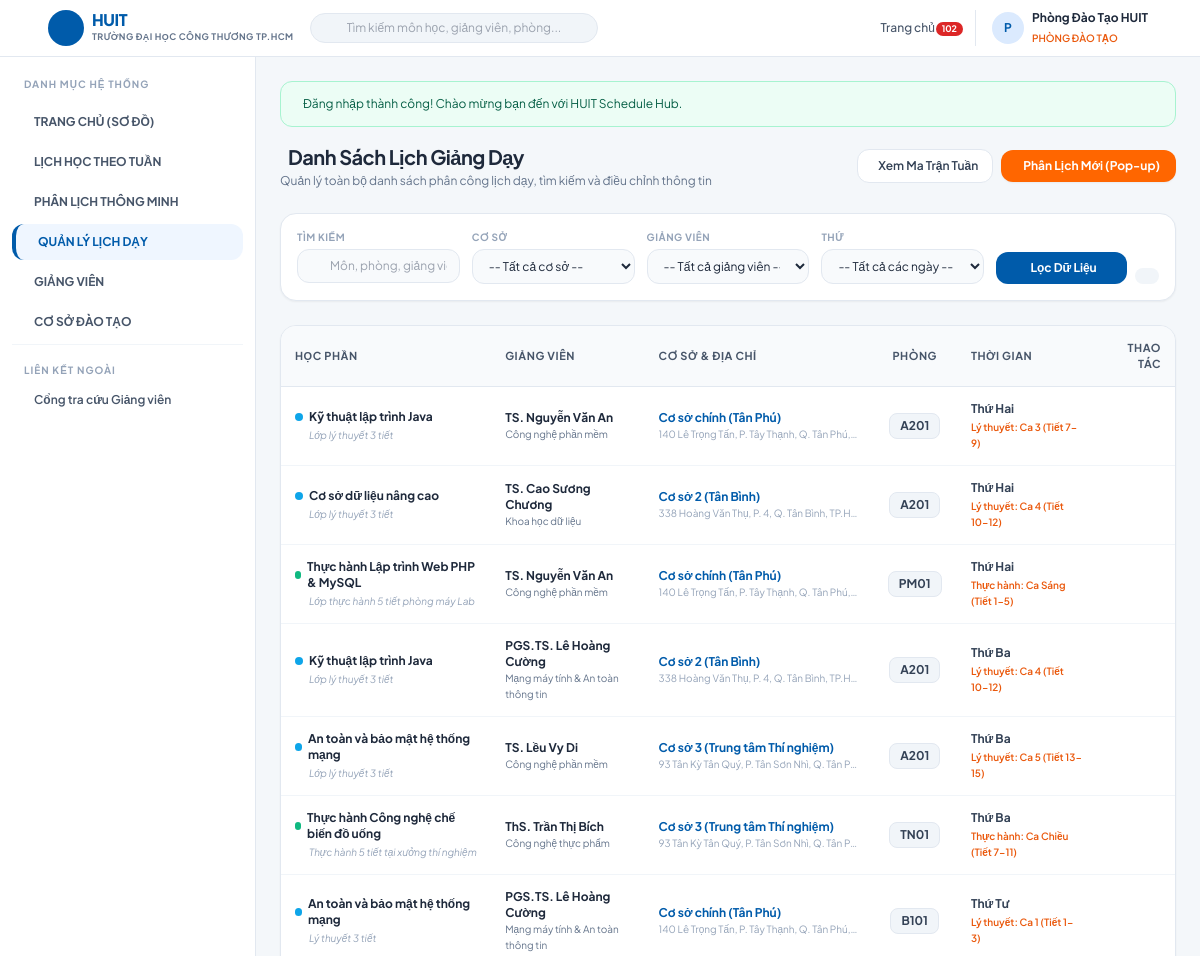
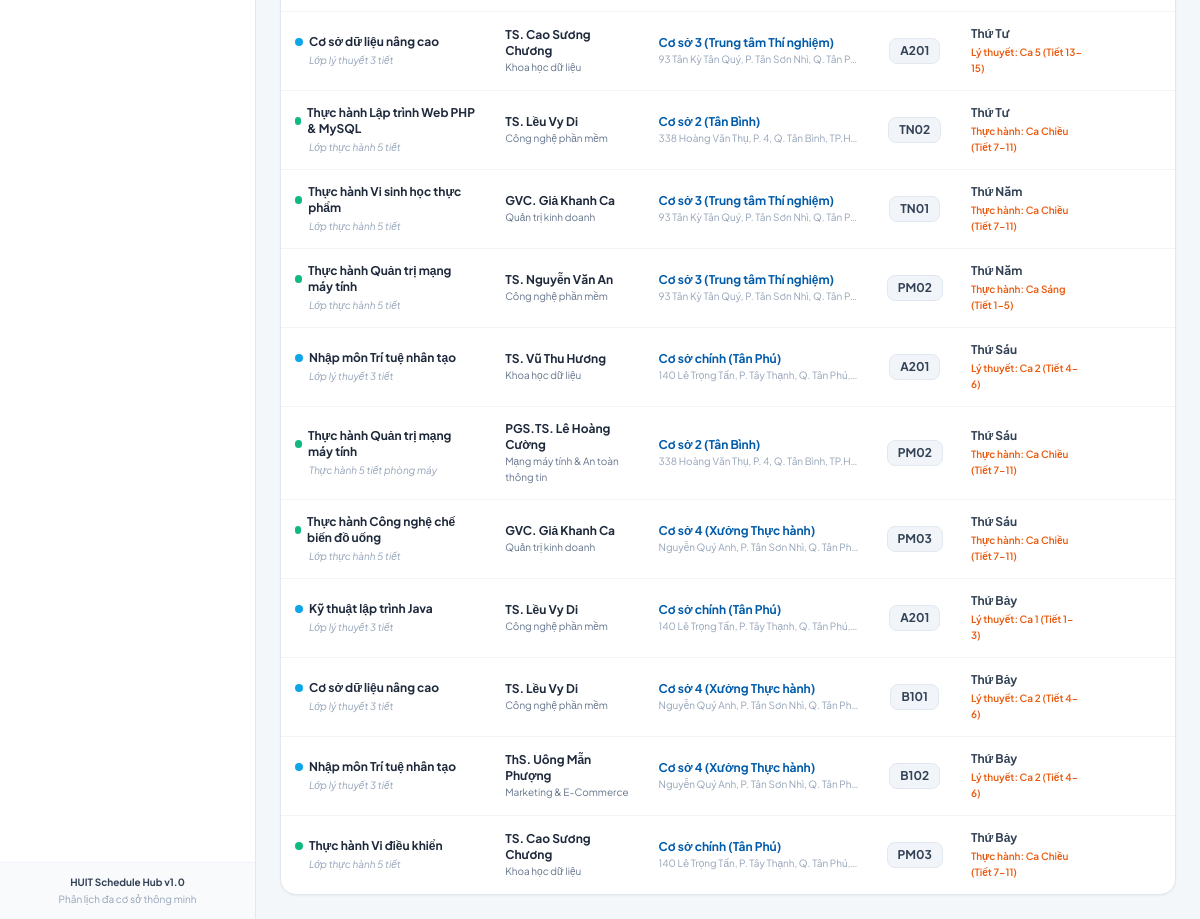
/schedules (signed in), run on the app's committed database (2 pictures, top to bottom).
### tables this page shows
CREATE TABLE `schedules` (
  `id` int NOT NULL AUTO_INCREMENT,
  `teacher_id` int NOT NULL,
  `branch_id` int NOT NULL,
  `subject_name` varchar(255) NOT NULL,
  `room` varchar(50) NOT NULL,
  `day_of_week` tinyint NOT NULL COMMENT '2: Thu 2, 3: Thu 3, ..., 8: Chu Nhat',
  `shift_or_periods` varchar(100) NOT NULL COMMENT 'Vi du: Sang (Tiet 1-3), Chieu (Tiet 7-9)',
  `class_type` varchar(20) DEFAULT 'theory',
  `period_start` tinyint DEFAULT '1',
  `period_end` tinyint DEFAULT '3',
  `session_time` varchar(20) NOT NULL DEFAULT 'morning' COMMENT 'morning, afternoon, evening',
  `notes` text,
  `created_at` timestamp NULL DEFAULT CURRENT_TIMESTAMP,
  PRIMARY KEY (`id`),
  KEY `fk_schedule_teacher` (`teacher_id`),
  KEY `fk_schedule_branch` (`branch_id`),
  CONSTRAINT `fk_schedule_branch` FOREIGN KEY (`branch_id`) REFERENCES `branches` (`id`) ON DELETE CASCADE,
  CONSTRAINT `fk_schedule_teacher` FOREIGN KEY (`teacher_id`) REFERENCES `teachers` (`id`) ON DELETE CASCADE
);

CREATE TABLE `teachers` (
  `id` int NOT NULL AUTO_INCREMENT,
  `full_name` varchar(255) NOT NULL,
  `email` varchar(255) NOT NULL,
  `phone` varchar(50) NOT NULL,
  `expertise` varchar(255) NOT NULL,
  `password` varchar(255) NOT NULL,
  `created_at` timestamp NULL DEFAULT CURRENT_TIMESTAMP,
  PRIMARY KEY (`id`),
  UNIQUE KEY `email` (`email`)
);

CREATE TABLE `branches` (
  `id` int NOT NULL AUTO_INCREMENT,
  `branch_name` varchar(255) NOT NULL,
  `address` varchar(255) NOT NULL,
  `created_at` timestamp NULL DEFAULT CURRENT_TIMESTAMP,
  PRIMARY KEY (`id`)
);

### views/schedules/index.php (the view, shortened to what the rows shown need)
<?php
$dayNames = [
    2 => 'Thứ Hai',
    3 => 'Thứ Ba',
    4 => 'Thứ Tư',
    5 => 'Thứ Năm',
    6 => 'Thứ Sáu',
    7 => 'Thứ Bảy',
    8 => 'Chủ Nhật'
];
?>
<div class="space-y-6">
    <div class="flex flex-col sm:flex-row sm:items-center sm:justify-between gap-4">
        <div>
            <h1 class="text-xl font-bold text-slate-800 tracking-tight flex items-center space-x-2">
                <span>Danh Sách Lịch Giảng Dạy</span>
            </h1>
            <p class="text-xs text-slate-500 mt-0.5">Quản lý toàn bộ danh sách phân công lịch dạy, tìm kiếm và điều chỉnh thông tin</p>
        </div>
        <div class="flex items-center space-x-2">
            <a href="/timetable" class="inline-flex items-center space-x-1.5 px-3.5 py-2 bg-white border border-slate-200 hover:bg-slate-50 text-slate-700 font-semibold text-xs rounded-xl shadow-xs transition">
                <span>Xem Ma Trận Tuần</span>
            </a>
            <button type="button" onclick="openCreateScheduleModal()" class="inline-flex items-center space-x-1.5 px-4 py-2 bg-huit-orange hover:bg-huit-orangeHover text-white font-bold text-xs rounded-xl shadow-sm transition">
                <span>Phân Lịch Mới (Pop-up)</span>
            </button>
        </div>
    </div>
    <div class="bg-white p-4 rounded-2xl border border-slate-200 shadow-sm">
        <form method="GET" action="/schedules" class="grid grid-cols-1 sm:grid-cols-2 md:grid-cols-5 gap-3">
            <div>
                <label class="block text-[10px] font-bold text-slate-400 uppercase tracking-wider mb-1">Tìm kiếm</label>
                <div class="relative">
                    <span class="absolute inset-y-0 left-0 pl-3 flex items-center pointer-events-none text-slate-400">
                    </span>
                    <input type="text" name="keyword" value="<?= htmlspecialchars($filters['keyword'] ?? '') ?>"
                        placeholder="Môn, phòng, giảng viên..."
                        class="w-full pl-8 pr-3 py-2 text-xs bg-slate-50 border border-slate-200 rounded-xl focus:outline-none focus:ring-2 focus:ring-huit-header">
                </div>
            </div>
            <div>
                <label class="block text-[10px] font-bold text-slate-400 uppercase tracking-wider mb-1">Cơ sở</label>
                <select name="branch_id" class="w-full py-2 px-3 text-xs bg-slate-50 border border-slate-200 rounded-xl focus:outline-none focus:ring-2 focus:ring-huit-header">
                    <option value="">-- Tất cả cơ sở --</option>
                </select>
            </div>
            <div>
                <label class="block text-[10px] font-bold text-slate-400 uppercase tracking-wider mb-1">Giảng viên</label>
                <select name="teacher_id" class="w-full py-2 px-3 text-xs bg-slate-50 border border-slate-200 rounded-xl focus:outline-none focus:ring-2 focus:ring-huit-header">
                    <option value="">-- Tất cả giảng viên --</option>
                </select>
            </div>
            <div>
                <label class="block text-[10px] font-bold text-slate-400 uppercase tracking-wider mb-1">Thứ</label>
                <select name="day_of_week" class="w-full py-2 px-3 text-xs bg-slate-50 border border-slate-200 rounded-xl focus:outline-none focus:ring-2 focus:ring-huit-header">
                    <option value="">-- Tất cả các ngày --</option>
                </select>
            </div>
            <div class="flex items-end space-x-2">
                <button type="submit" class="flex-1 py-2 px-3 bg-huit-header hover:bg-blue-800 text-white text-xs font-bold rounded-xl transition flex items-center justify-center space-x-1 shadow-xs">
                    <span>Lọc Dữ Liệu</span>
                </button>
                <a href="/schedules" class="py-2 px-3 bg-slate-100 hover:bg-slate-200 text-slate-600 text-xs font-semibold rounded-xl transition flex items-center justify-center" title="Làm mới">
                </a>
            </div>
        </form>
    </div>
    <div class="bg-white rounded-2xl border border-slate-200 shadow-sm overflow-hidden">
        <div class="overflow-x-auto">
            <table class="w-full text-left text-xs border-collapse">
                <thead>
                    <tr class="bg-slate-50 border-b border-slate-200 text-slate-600 font-bold uppercase tracking-wider text-[11px]">
                        <th class="p-3.5">Học Phần</th>
                        <th class="p-3.5">Giảng Viên</th>
                        <th class="p-3.5">Cơ Sở & Địa Chỉ</th>
                        <th class="p-3.5 text-center">Phòng</th>
                        <th class="p-3.5">Thời Gian</th>
                        <th class="p-3.5 text-right">Thao Tác</th>
                    </tr>
                </thead>
                <tbody class="divide-y divide-slate-100">
                    <?php if (empty($schedules)): ?>
                        <tr>
                            <td colspan="6" class="p-8 text-center text-slate-400">
                                <i class="ti ti-calendar-off text-3xl block mb-2 text-slate-300"></i>
                                Không tìm thấy lịch giảng dạy nào phù hợp.
                            </td>
                        </tr>
                    <?php else: ?>
                        <?php foreach ($schedules as $s):
                            $isPractice = stripos($s['subject_name'], 'thực hành') !== false
                                       || stripos($s['subject_name'], 'lab') !== false
                                       || stripos($s['subject_name'], 'web') !== false;
                        ?>
                            <tr class="hover:bg-slate-50/80 transition">
                                <td class="p-3.5 font-bold text-slate-800">
                                    <div class="flex items-center space-x-1.5">
                                        <span class="w-2 h-2 rounded-full <?= $isPractice ? 'bg-emerald-500' : 'bg-sky-500' ?>"></span>
                                        <span><?= htmlspecialchars($s['subject_name']) ?></span>
                                    </div>
                                    <?php if (!empty($s['notes'])): ?>
                                        <span class="block text-[10px] font-normal text-slate-400 italic mt-0.5 pl-3.5">
                                            <?= htmlspecialchars($s['notes']) ?>
                                        </span>
                                    <?php endif; ?>
                                </td>
                                <td class="p-3.5">
                                    <div class="font-bold text-slate-800"><?= htmlspecialchars($s['teacher_name']) ?></div>
                                    <div class="text-[10px] text-slate-500"><?= htmlspecialchars($s['teacher_expertise']) ?></div>
                                </td>
                                <td class="p-3.5">
                                    <div class="font-bold text-huit-header"><?= htmlspecialchars($s['branch_name']) ?></div>
                                    <div class="text-[10px] text-slate-400 truncate max-w-[200px]" title="<?= htmlspecialchars($s['branch_address']) ?>">
                                        <?= htmlspecialchars($s['branch_address']) ?>
                                    </div>
                                </td>
                                <td class="p-3.5 text-center">
                                    <span class="inline-block px-2.5 py-1 bg-slate-100 border border-slate-200 rounded-lg font-bold text-slate-700">
                                        <?= htmlspecialchars($s['room']) ?>
                                    </span>
                                </td>
                                <td class="p-3.5">
                                    <div class="font-bold text-slate-700">
                                        <?= $dayNames[$s['day_of_week']] ?? 'Thứ ' . $s['day_of_week'] ?>
                                    </div>
                                    <div class="text-[10px] text-orange-600 font-semibold mt-0.5">
                                        <?= htmlspecialchars($s['shift_or_periods']) ?>
                                    </div>
                                </td>
                                <td class="p-3.5 text-right">
                                    <div class="inline-flex items-center space-x-1">
                                        <button type="button" onclick='openEditScheduleModal(<?= json_encode($s, JSON_HEX_TAG | JSON_HEX_APOS | JSON_HEX_QUOT | JSON_HEX_AMP) ?>)' class="p-1.5 text-slate-500 hover:text-huit-header hover:bg-blue-50 rounded-lg transition" title="Chỉnh sửa (Pop-up)">
                                        </button>
                                        <button type="button" onclick="openDeleteScheduleModal(<?= (int)$s['id'] ?>, '<?= htmlspecialchars(addslashes($s['subject_name'])) ?> - P.<?= htmlspecialchars(addslashes($s['room'])) ?>')" class="p-1.5 text-slate-500 hover:text-red-600 hover:bg-red-50 rounded-lg transition" title="Xóa (Pop-up)">
                                        </button>
                                    </div>
                                </td>
                            </tr>
                        <?php endforeach; ?>
                    <?php endif; ?>
                </tbody>
            </table>
        </div>
    </div>
</div>

### src/Core/Router.php (shortened to what the rows shown need)
<?php
class Router
{
    private array $routes = [];
    private function addRoute(string $method, string $path, array $handler): void
    {
        $pattern = preg_replace('/\{([a-zA-Z0-9_]+)\}/', '(?P<$1>[^/]+)', $path);
        $pattern = '#^' . $pattern . '$#';
        $this->routes[] = [
            'method' => $method,
            'pattern' => $pattern,
            'handler' => $handler,
        ];
    }
    public function dispatch(): void
    {
        $uri = parse_url($_SERVER['REQUEST_URI'], PHP_URL_PATH);
        $method = $_SERVER['REQUEST_METHOD'];
        foreach ($this->routes as $route) {
            if ($route['method'] === $method && preg_match($route['pattern'], $uri, $matches)) {
                $params = array_filter($matches, 'is_string', ARRAY_FILTER_USE_KEY);
                [$controllerClass, $action] = $route['handler'];
                $controller = new $controllerClass();
                call_user_func_array([$controller, $action], $params);
                return;
            }
        }
    }
}

### data on the page
schedules: subject_name "Kỹ thuật lập trình Java", notes "Lớp lý thuyết 3 tiết", teacher.full_name "TS. Nguyễn Văn An", teacher.expertise "Công nghệ phần mềm", branch.branch_name "Cơ sở chính (Tân Phú)", branch.address "140 Lê Trọng Tấn, P. Tây Thạnh, Q. Tân Phú,…", room "A201", day_of_week "Thứ Hai", shift_or_periods "Lý thuyết: Ca 3 (Tiết 7-9)"
schedules: subject_name "Cơ sở dữ liệu nâng cao", notes "Lớp lý thuyết 3 tiết", teacher.full_name "TS. Cao Sương Chương", teacher.expertise "Khoa học dữ liệu", branch.branch_name "Cơ sở 2 (Tân Bình)", branch.address "338 Hoàng Văn Thụ, P. 4, Q. Tân Bình, TP.H…", room "A201", day_of_week "Thứ Hai", shift_or_periods "Lý thuyết: Ca 4 (Tiết 10-12)"
schedules: subject_name "Thực hành Lập trình Web PHP & MySQL", notes "Lớp thực hành 5 tiết phòng máy Lab", teacher.full_name "TS. Nguyễn Văn An", teacher.expertise "Công nghệ phần mềm", branch.branch_name "Cơ sở chính (Tân Phú)", branch.address "140 Lê Trọng Tấn, P. Tây Thạnh, Q. Tân Phú,…", room "PM01", day_of_week "Thứ Hai", shift_or_periods "Thực hành: Ca Sáng (Tiết 1-5)"
schedules: subject_name "Kỹ thuật lập trình Java", notes "Lớp lý thuyết 3 tiết", teacher.full_name "PGS.TS. Lê Hoàng Cường", teacher.expertise "Mạng máy tính & An toàn thông tin", branch.branch_name "Cơ sở 2 (Tân Bình)", branch.address "338 Hoàng Văn Thụ, P. 4, Q. Tân Bình, TP.H…", room "A201", day_of_week "Thứ Ba", shift_or_periods "Lý thuyết: Ca 4 (Tiết 10-12)"
schedules: subject_name "An toàn và bảo mật hệ thống mạng", notes "Lớp lý thuyết 3 tiết", teacher.full_name "TS. Lều Vy Di", teacher.expertise "Công nghệ phần mềm", branch.branch_name "Cơ sở 3 (Trung tâm Thí nghiệm)", branch.address "93 Tân Kỳ Tân Quý, P. Tân Sơn Nhì, Q. Tân P…", room "A201", day_of_week "Thứ Ba", shift_or_periods "Lý thuyết: Ca 5 (Tiết 13-15)"
schedules: subject_name "Thực hành Công nghệ chế biến đồ uống", notes "Thực hành 5 tiết tại xưởng thí nghiệm", teacher.full_name "ThS. Trần Thị Bích", teacher.expertise "Công nghệ thực phẩm", branch.branch_name "Cơ sở 3 (Trung tâm Thí nghiệm)", branch.address "93 Tân Kỳ Tân Quý, P. Tân Sơn Nhì, Q. Tân P…", room "TN01", day_of_week "Thứ Ba", shift_or_periods "Thực hành: Ca Chiều (Tiết 7-11)"
schedules: subject_name "An toàn và bảo mật hệ thống mạng", notes "Lý thuyết 3 tiết", teacher.full_name "PGS.TS. Lê Hoàng Cường", teacher.expertise "Mạng máy tính & An toàn thông tin", branch.branch_name "Cơ sở chính (Tân Phú)", branch.address "140 Lê Trọng Tấn, P. Tây Thạnh, Q. Tân Phú,…", room "B101", day_of_week "Thứ Tư", shift_or_periods "Lý thuyết: Ca 1 (Tiết 1-3)"
schedules: subject_name "Cơ sở dữ liệu nâng cao", notes "Lớp lý thuyết 3 tiết", teacher.full_name "TS. Cao Sương Chương", teacher.expertise "Khoa học dữ liệu", branch.branch_name "Cơ sở 3 (Trung tâm Thí nghiệm)", branch.address "93 Tân Kỳ Tân Quý, P. Tân Sơn Nhì, Q. Tân P…", room "A201", day_of_week "Thứ Tư", shift_or_periods "Lý thuyết: Ca 5 (Tiết 13-15)"
schedules: subject_name "Thực hành Lập trình Web PHP & MySQL", notes "Lớp thực hành 5 tiết", teacher.full_name "TS. Lều Vy Di", teacher.expertise "Công nghệ phần mềm", branch.branch_name "Cơ sở 2 (Tân Bình)", branch.address "338 Hoàng Văn Thụ, P. 4, Q. Tân Bình, TP.H…", room "TN02", day_of_week "Thứ Tư", shift_or_periods "Thực hành: Ca Chiều (Tiết 7-11)"
schedules: subject_name "Thực hành Vi sinh học thực phẩm", notes "Lớp thực hành 5 tiết", teacher.full_name "GVC. Giả Khanh Ca", teacher.expertise "Quản trị kinh doanh", branch.branch_name "Cơ sở 3 (Trung tâm Thí nghiệm)", branch.address "93 Tân Kỳ Tân Quý, P. Tân Sơn Nhì, Q. Tân P…", room "TN01", day_of_week "Thứ Năm", shift_or_periods "Thực hành: Ca Chiều (Tiết 7-11)"
schedules: subject_name "Thực hành Quản trị mạng máy tính", notes "Lớp thực hành 5 tiết", teacher.full_name "TS. Nguyễn Văn An", teacher.expertise "Công nghệ phần mềm", branch.branch_name "Cơ sở 3 (Trung tâm Thí nghiệm)", branch.address "93 Tân Kỳ Tân Quý, P. Tân Sơn Nhì, Q. Tân P…", room "PM02", day_of_week "Thứ Năm", shift_or_periods "Thực hành: Ca Sáng (Tiết 1-5)"
schedules: subject_name "Nhập môn Trí tuệ nhân tạo", notes "Lớp lý thuyết 3 tiết", teacher.full_name "TS. Vũ Thu Hương", teacher.expertise "Khoa học dữ liệu", branch.branch_name "Cơ sở chính (Tân Phú)", branch.address "140 Lê Trọng Tấn, P. Tây Thạnh, Q. Tân Phú,…", room "A201", day_of_week "Thứ Sáu", shift_or_periods "Lý thuyết: Ca 2 (Tiết 4-6)"
schedules: subject_name "Thực hành Quản trị mạng máy tính", notes "Thực hành 5 tiết phòng máy", teacher.full_name "PGS.TS. Lê Hoàng Cường", teacher.expertise "Mạng máy tính & An toàn thông tin", branch.branch_name "Cơ sở 2 (Tân Bình)", branch.address "338 Hoàng Văn Thụ, P. 4, Q. Tân Bình, TP.H…", room "PM02", day_of_week "Thứ Sáu", shift_or_periods "Thực hành: Ca Chiều (Tiết 7-11)"
schedules: subject_name "Thực hành Công nghệ chế biến đồ uống", notes "Lớp thực hành 5 tiết", teacher.full_name "GVC. Giả Khanh Ca", teacher.expertise "Quản trị kinh doanh", branch.branch_name "Cơ sở 4 (Xưởng Thực hành)", branch.address "Nguyễn Quý Anh, P. Tân Sơn Nhì, Q. Tân Ph…", room "PM03", day_of_week "Thứ Sáu", shift_or_periods "Thực hành: Ca Chiều (Tiết 7-11)"
schedules: subject_name "Kỹ thuật lập trình Java", notes "Lớp lý thuyết 3 tiết", teacher.full_name "TS. Lều Vy Di", teacher.expertise "Công nghệ phần mềm", branch.branch_name "Cơ sở chính (Tân Phú)", branch.address "140 Lê Trọng Tấn, P. Tây Thạnh, Q. Tân Phú,…", room "A201", day_of_week "Thứ Bảy", shift_or_periods "Lý thuyết: Ca 1 (Tiết 1-3)"
schedules: subject_name "Cơ sở dữ liệu nâng cao", notes "Lớp lý thuyết 3 tiết", teacher.full_name "TS. Lều Vy Di", teacher.expertise "Công nghệ phần mềm", branch.branch_name "Cơ sở 4 (Xưởng Thực hành)", branch.address "Nguyễn Quý Anh, P. Tân Sơn Nhì, Q. Tân Ph…", room "B101", day_of_week "Thứ Bảy", shift_or_periods "Lý thuyết: Ca 2 (Tiết 4-6)"
schedules: subject_name "Nhập môn Trí tuệ nhân tạo", notes "Lớp lý thuyết 3 tiết", teacher.full_name "ThS. Uông Mẫn Phượng", teacher.expertise "Marketing & E-Commerce", branch.branch_name "Cơ sở 4 (Xưởng Thực hành)", branch.address "Nguyễn Quý Anh, P. Tân Sơn Nhì, Q. Tân Ph…", room "B102", day_of_week "Thứ Bảy", shift_or_periods "Lý thuyết: Ca 2 (Tiết 4-6)"
schedules: subject_name "Thực hành Vi điều khiển", notes "Lớp thực hành 5 tiết", teacher.full_name "TS. Cao Sương Chương", teacher.expertise "Khoa học dữ liệu", branch.branch_name "Cơ sở chính (Tân Phú)", branch.address "140 Lê Trọng Tấn, P. Tây Thạnh, Q. Tân Phú,…", room "PM03", day_of_week "Thứ Bảy", shift_or_periods "Thực hành: Ca Chiều (Tiết 7-11)"
